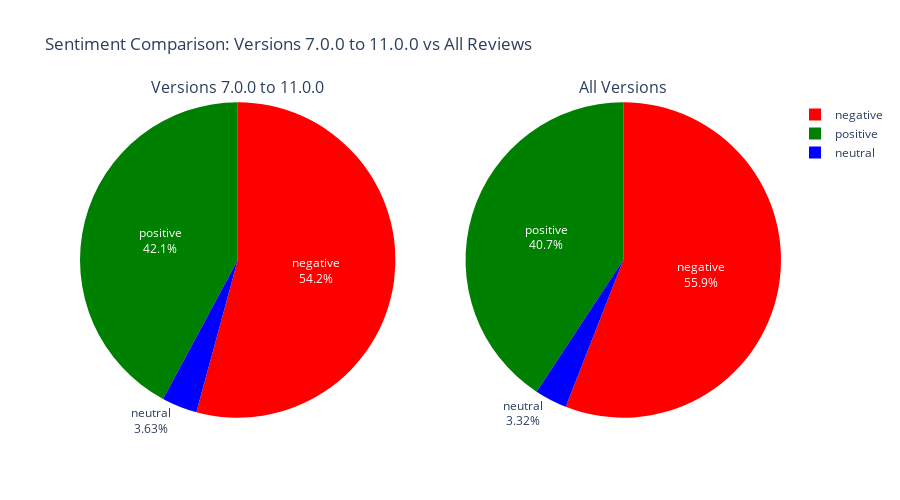
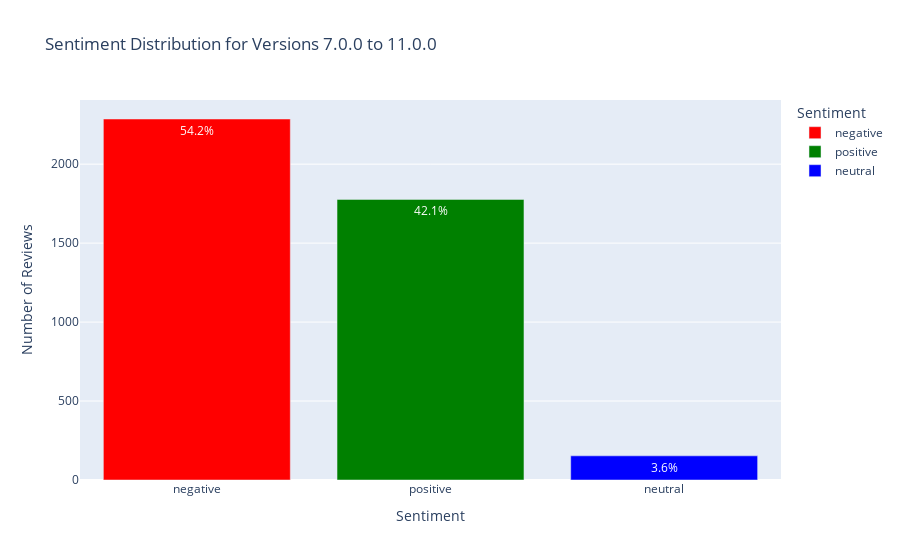
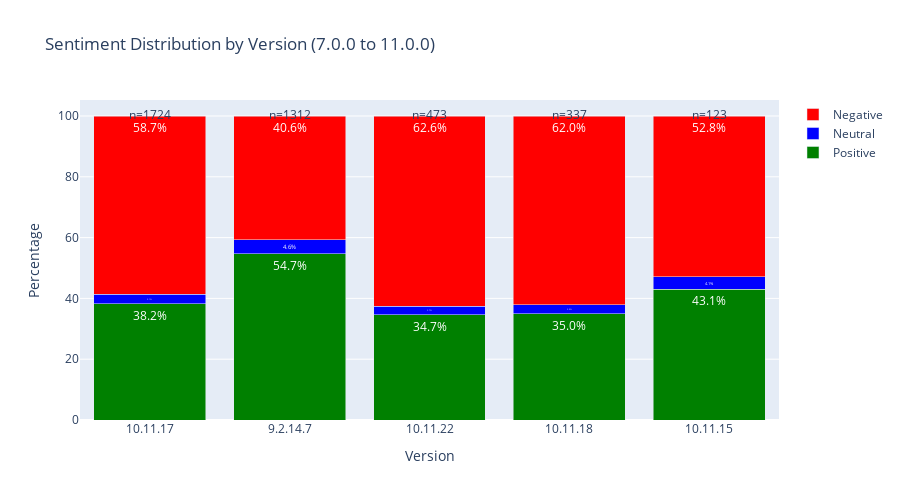

These figures' notebook cell, in order:
### Markdown cell above
### Analyze sentiment by version

### Code cell
# Analyze sentiment by version using our new filtered datasets
print("\n=== Sentiment Analysis by Version Range ===")

# Set your preferred version range
min_version = "7.0.0"  # Min version to include
max_version = "11.0.0"  # Max version to exclude

# Create a filtered dataset for this specific range
custom_version_range_df = analyzed_df[analyzed_df['version'].apply(lambda v: version_in_range(v, min_version, max_version))].copy()
print(f"Analyzing sentiment for version range {min_version} to {max_version}: {len(custom_version_range_df)} reviews")

# Check if we have data to analyze
if len(custom_version_range_df) > 0:
    # Get sentiment breakdown
    if 'sentiment' in custom_version_range_df.columns:
        sentiment_counts = custom_version_range_df['sentiment'].value_counts()
        print("\nSentiment distribution for this version range:")
        print(sentiment_counts)
        
        # Calculate percentages
        sentiment_pct = sentiment_counts / len(custom_version_range_df) * 100
        print("\nSentiment percentages:")
        for sentiment, pct in sentiment_pct.items():
            print(f"  {sentiment}: {pct:.1f}%")
        
        # Average rating for this version range
        if 'rating' in custom_version_range_df.columns:
            avg_rating = custom_version_range_df['rating'].mean()
            print(f"\nAverage rating for this version range: {avg_rating:.2f}/5.0")
            
        # Compare with the full dataset
        full_sentiment_pct = analyzed_df['sentiment'].value_counts() / len(analyzed_df) * 100
        
        print("\nComparison with full dataset:")
        for sentiment in sentiment_counts.index:
            version_pct = sentiment_pct.get(sentiment, 0)
            full_pct = full_sentiment_pct.get(sentiment, 0)
            diff = version_pct - full_pct
            direction = "higher" if diff > 0 else "lower"
            print(f"  {sentiment}: {version_pct:.1f}% ({abs(diff):.1f}% {direction} than full dataset)")
        
        # Create a visualization of the sentiment comparison
        import plotly.express as px
        import plotly.graph_objects as go
        from plotly.subplots import make_subplots
        
        # Prepare data for pie charts
        version_sentiments = sentiment_counts.index.tolist()
        version_counts = sentiment_counts.values.tolist()
        
        full_sentiment_counts = analyzed_df['sentiment'].value_counts()
        full_sentiments = full_sentiment_counts.index.tolist()
        full_counts = full_sentiment_counts.values.tolist()

        # Create a color mapping for consistent colors
        colors = {'positive': 'green', 'neutral': 'blue', 'negative': 'red'}
        version_colors = [colors.get(s, 'gray') for s in version_sentiments]
        full_colors = [colors.get(s, 'gray') for s in full_sentiments]
        
        # Create figure with subplots
        fig = make_subplots(
            rows=1, cols=2, 
            subplot_titles=[f"Versions {min_version} to {max_version}", "All Versions"],
            specs=[[{'type': 'pie'}, {'type': 'pie'}]]
        )
        
        # Add version range pie chart
        fig.add_trace(
            go.Pie(
                labels=version_sentiments, 
                values=version_counts,
                name="Version Range",
                marker=dict(colors=version_colors),
                textinfo='percent+label'
            ),
            row=1, col=1
        )
        
        # Add full dataset pie chart
        fig.add_trace(
            go.Pie(
                labels=full_sentiments, 
                values=full_counts,
                name="All Versions",
                marker=dict(colors=full_colors),
                textinfo='percent+label'
            ),
            row=1, col=2
        )
        
        # Update layout
        fig.update_layout(
            title_text=f"Sentiment Comparison: Versions {min_version} to {max_version} vs All Reviews",
            height=500
        )
        
        # Show the figure
        fig.show()
        
        # Create a version-specific sentiment bar chart
        fig_bar = px.bar(
            x=sentiment_counts.index,
            y=sentiment_counts.values,
            color=sentiment_counts.index,
            title=f"Sentiment Distribution for Versions {min_version} to {max_version}",
            labels={"x": "Sentiment", "y": "Count", "color": "Sentiment"},
            color_discrete_map=colors,
            text=sentiment_pct.apply(lambda x: f"{x:.1f}%")
        )
        
        fig_bar.update_layout(
            xaxis_title="Sentiment",
            yaxis_title="Number of Reviews"
        )
        
        fig_bar.show()
        
        # Analyze sentiment by specific versions within this range
        # Get the top 5 versions by review count in this range
        top_versions = custom_version_range_df['version'].value_counts().head(5)
        
        print(f"\nSentiment breakdown for top 5 versions within {min_version} to {max_version}:")
        for version, count in top_versions.items():
            version_df = custom_version_range_df[custom_version_range_df['version'] == version]
            version_sentiment = version_df['sentiment'].value_counts(normalize=True) * 100
            version_rating = version_df['rating'].mean()
            
            print(f"\nVersion {version} ({count} reviews):")
            print(f"  Average rating: {version_rating:.2f}")
            for sentiment, pct in version_sentiment.items():
                print(f"  {sentiment}: {pct:.1f}%")
        
        # Create a stacked bar chart for these top versions
        sentiment_by_version = pd.crosstab(
            custom_version_range_df['version'], 
            custom_version_range_df['sentiment'],
            normalize='index'
        ) * 100
        
        # Add count column
        version_counts = custom_version_range_df['version'].value_counts()
        sentiment_by_version['review_count'] = version_counts
        
        # Filter to top versions
        top_sentiment_data = sentiment_by_version.loc[top_versions.index].reset_index()
        
        # Create figure
        fig2 = go.Figure()
        
        # Add bars for each sentiment type
        sentiments = ['positive', 'neutral', 'negative']
        
        for sentiment in sentiments:
            if sentiment in top_sentiment_data.columns:
                fig2.add_trace(go.Bar(
                    x=top_sentiment_data['version'],
                    y=top_sentiment_data[sentiment],
                    name=sentiment.capitalize(),
                    marker_color=colors.get(sentiment, 'gray'),
                    text=top_sentiment_data[sentiment].apply(lambda x: f"{x:.1f}%"),
                    textposition='auto'
                ))
        
        # Add review counts above the bars
        fig2.add_trace(go.Scatter(
            x=top_sentiment_data['version'],
            y=[100] * len(top_sentiment_data),  # Position at the top
            text=top_sentiment_data['review_count'].apply(lambda x: f"n={int(x)}"),
            mode="text",
            showlegend=False
        ))
        
        # Update layout
        fig2.update_layout(
            title=f"Sentiment Distribution by Version ({min_version} to {max_version})",
            xaxis_title="Version",
            yaxis_title="Percentage",
            barmode='stack',
            height=500
        )
        
        # Show the figure
        fig2.show()
        
    else:
        print("No sentiment data available for analysis.")
else:
    print(f"No reviews found in the version range {min_version} to {max_version}.")

### Figure 1 — Plotly figure (JSON) as saved in the notebook; plotly's stock layout.template omitted (floating-point values rounded to 4 significant figures)
{"data": [{"domain": {"x": [0, 0.45], "y": [0, 1]}, "labels": ["negative", "positive", "neutral"], "marker": {"colors": ["red", "green", "blue"]}, "name": "Version Range", "textinfo": "percent+label", "type": "pie", "values": [2286, 1777, 153]}, {"domain": {"x": [0.55, 1], "y": [0, 1]}, "labels": ["negative", "positive", "neutral"], "marker": {"colors": ["red", "green", "blue"]}, "name": "All Versions", "textinfo": "percent+label", "type": "pie", "values": [2797, 2037, 166]}], "layout": {"annotations": [{"font": {"size": 16}, "showarrow": false, "text": "Versions 7.0.0 to 11.0.0", "x": 0.225, "xanchor": "center", "xref": "paper", "y": 1, "yanchor": "bottom", "yref": "paper"}, {"font": {"size": 16}, "showarrow": false, "text": "All Versions", "x": 0.775, "xanchor": "center", "xref": "paper", "y": 1, "yanchor": "bottom", "yref": "paper"}], "height": 500, "title": {"text": "Sentiment Comparison: Versions 7.0.0 to 11.0.0 vs All Reviews"}}}

### Figure 2 — Plotly figure (JSON) as saved in the notebook; plotly's stock layout.template omitted (floating-point values rounded to 4 significant figures)
{"data": [{"hovertemplate": "Sentiment=%{x}<br>Count=%{y}<br>text=%{text}<extra></extra>", "legendgroup": "negative", "marker": {"color": "red", "pattern": {"shape": ""}}, "name": "negative", "orientation": "v", "showlegend": true, "text": ["54.2%"], "textposition": "auto", "type": "bar", "x": ["negative"], "xaxis": "x", "y": [2286], "yaxis": "y"}, {"hovertemplate": "Sentiment=%{x}<br>Count=%{y}<br>text=%{text}<extra></extra>", "legendgroup": "positive", "marker": {"color": "green", "pattern": {"shape": ""}}, "name": "positive", "orientation": "v", "showlegend": true, "text": ["42.1%"], "textposition": "auto", "type": "bar", "x": ["positive"], "xaxis": "x", "y": [1777], "yaxis": "y"}, {"hovertemplate": "Sentiment=%{x}<br>Count=%{y}<br>text=%{text}<extra></extra>", "legendgroup": "neutral", "marker": {"color": "blue", "pattern": {"shape": ""}}, "name": "neutral", "orientation": "v", "showlegend": true, "text": ["3.6%"], "textposition": "auto", "type": "bar", "x": ["neutral"], "xaxis": "x", "y": [153], "yaxis": "y"}], "layout": {"barmode": "relative", "legend": {"title": {"text": "Sentiment"}, "tracegroupgap": 0}, "title": {"text": "Sentiment Distribution for Versions 7.0.0 to 11.0.0"}, "xaxis": {"anchor": "y", "domain": [0, 1], "title": {"text": "Sentiment"}}, "yaxis": {"anchor": "x", "domain": [0, 1], "title": {"text": "Number of Reviews"}}}}

### Figure 3 — Plotly figure (JSON) as saved in the notebook; plotly's stock layout.template omitted (floating-point values rounded to 4 significant figures)
{"data": [{"marker": {"color": "green"}, "name": "Positive", "text": ["38.2%", "54.7%", "34.7%", "35.0%", "43.1%"], "textposition": "auto", "type": "bar", "x": ["10.11.17", "9.2.14.7", "10.11.22", "10.11.18", "10.11.15"], "y": [38.17, 54.73, 34.67, 35.01, 43.09]}, {"marker": {"color": "blue"}, "name": "Neutral", "text": ["3.1%", "4.6%", "2.7%", "3.0%", "4.1%"], "textposition": "auto", "type": "bar", "x": ["10.11.17", "9.2.14.7", "10.11.22", "10.11.18", "10.11.15"], "y": [3.132, 4.649, 2.748, 2.967, 4.065]}, {"marker": {"color": "red"}, "name": "Negative", "text": ["58.7%", "40.6%", "62.6%", "62.0%", "52.8%"], "textposition": "auto", "type": "bar", "x": ["10.11.17", "9.2.14.7", "10.11.22", "10.11.18", "10.11.15"], "y": [58.7, 40.62, 62.58, 62.02, 52.85]}, {"mode": "text", "showlegend": false, "text": ["n=1724", "n=1312", "n=473", "n=337", "n=123"], "type": "scatter", "x": ["10.11.17", "9.2.14.7", "10.11.22", "10.11.18", "10.11.15"], "y": [100, 100, 100, 100, 100]}], "layout": {"barmode": "stack", "height": 500, "title": {"text": "Sentiment Distribution by Version (7.0.0 to 11.0.0)"}, "xaxis": {"title": {"text": "Version"}}, "yaxis": {"title": {"text": "Percentage"}}}}
